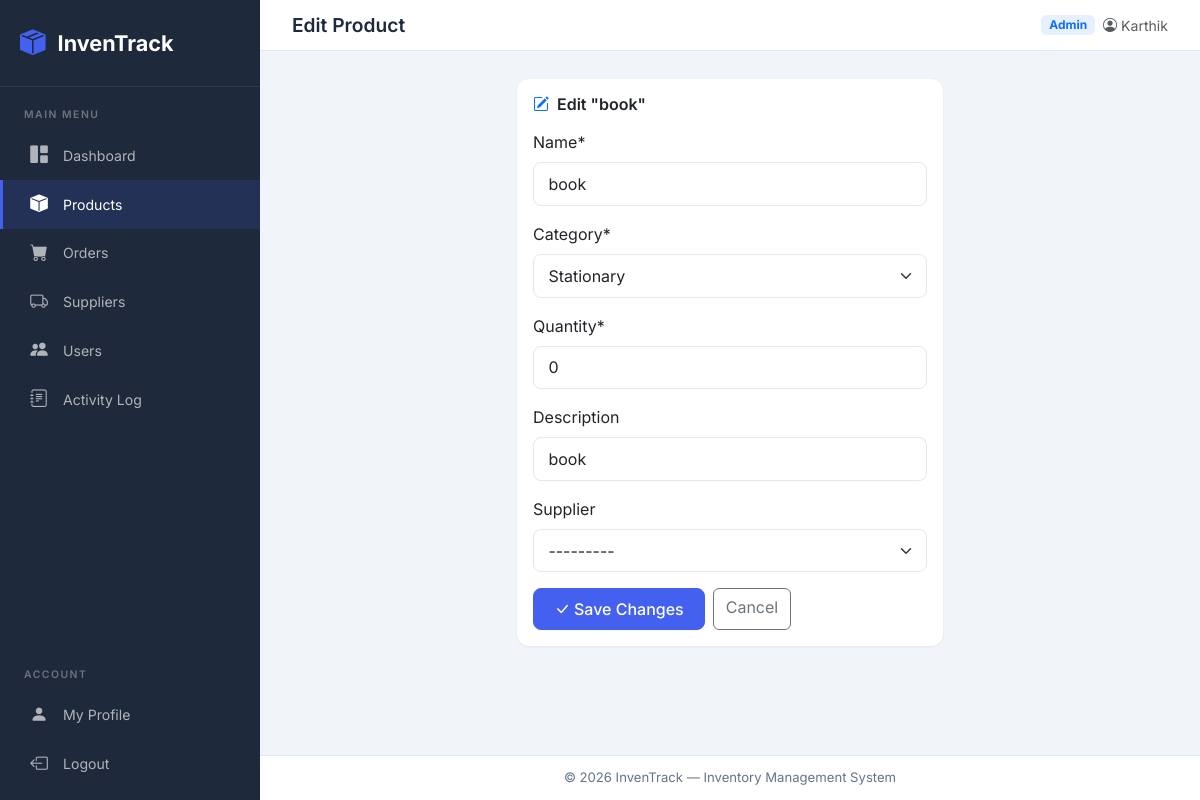
The app's page /products/1/edit/ (signed in) with its own data.
### inventory/models.py (models this page shows, shortened)
class Product(models.Model):
    name = models.CharField(max_length=100, null=True)
    category = models.CharField(max_length=20, choices=CATEGORY, null=True)
    quantity = models.PositiveIntegerField(null=True)
    description = models.CharField(max_length=200, null=True, blank=True)
    supplier = models.ForeignKey(
        Supplier, on_delete=models.SET_NULL, null=True, blank=True, related_name='products'
    )

### inventory/views.py (the view)
# urls.py: path('products/<int:pk>/edit/', views.product_edit, name='product-edit'),
@login_required
def product_edit(request, pk):
    product = get_object_or_404(Product, pk=pk)
    if request.method == 'POST':
        form = ProductForm(request.POST, instance=product)
        if form.is_valid():
            form.save()
            _log(request.user, 'PRODUCT_UPDATED', f'Updated product "{product.name}"')
            messages.success(request, f'Product "{product.name}" updated successfully!')
            return redirect('products')
    else:
        form = ProductForm(instance=product)
    context = {
        'title': 'Edit Product',
        'form': form,
        'product': product,
    }
    return render(request, 'product_edit.html', context)

### inventory/forms.py
class ProductForm(forms.ModelForm):
    class Meta:
        model = Product
        fields = ['name', 'category', 'quantity', 'description', 'supplier']

### inventory/templates/product_edit.html (shortened to what this page needs)
{% extends 'base.html' %}
{% load crispy_forms_tags %}
{% block content %}
<div class="row justify-content-center">
  <div class="col-lg-6">
    <div class="card">
      <div class="card-body">
        <h6 class="fw-semibold mb-3">
          <i class="bi bi-pencil-square me-2 text-primary"></i>Edit "{{ product.name }}"
        </h6>
        <form method="POST">
          {{ form|crispy }}
          <div class="d-flex gap-2 mt-3">
            <button type="submit" class="btn btn-primary">
              <i class="bi bi-check-lg me-1"></i>Save Changes
            </button>
            <a href="{% url 'products' %}" class="btn btn-outline-secondary">Cancel</a>
          </div>
        </form>
      </div>
    </div>
  </div>
</div>
{% endblock %}

### inventory/templates/base.html (shortened to what this page needs)
<!DOCTYPE html>
<html lang="en">
<head>
  <link href="https://cdn.jsdelivr.net/npm/bootstrap@5.3.2/dist/css/bootstrap.min.css" rel="stylesheet">
  <link href="https://cdn.jsdelivr.net/npm/bootstrap-icons@1.11.3/font/bootstrap-icons.css" rel="stylesheet">
</head>
<body>
  {% block body %}
  <aside class="sidebar" id="sidebar">
    <div class="brand">
      <i class="bi bi-box-seam-fill"></i>
      <span>InvenTrack</span>
    </div>
    <div class="nav-section">
      <div class="nav-section-title">Main Menu</div>
      <nav>
        <a href="{% url 'dash' %}" class="nav-link {% if title == 'Dashboard' %}active{% endif %}">
          <i class="bi bi-grid-1x2-fill"></i> Dashboard
        </a>
        <a href="{% url 'products' %}"
          class="nav-link {% if title == 'Products' or title == 'Edit Product' %}active{% endif %}">
          <i class="bi bi-box-fill"></i> Products
        </a>
        <a href="{% url 'orders' %}" class="nav-link {% if title == 'Orders' %}active{% endif %}">
          <i class="bi bi-cart-fill"></i> Orders
        </a>
        {% if user.is_staff and user.is_superuser %}
        <a href="{% url 'suppliers' %}"
          class="nav-link {% if 'Supplier' in title %}active{% endif %}">
          <i class="bi bi-truck"></i> Suppliers
        </a>
        <a href="{% url 'users' %}" class="nav-link {% if title == 'Users' %}active{% endif %}">
          <i class="bi bi-people-fill"></i> Users
        </a>
        <a href="{% url 'activity-log' %}" class="nav-link {% if title == 'Activity Log' %}active{% endif %}">
          <i class="bi bi-journal-text"></i> Activity Log
        </a>
        {% endif %}
      </nav>
    </div>
    <div class="nav-section mt-auto">
      <div class="nav-section-title">Account</div>
      <nav>
        <a href="{% url 'user' %}" class="nav-link {% if title == 'Profile' %}active{% endif %}">
          <i class="bi bi-person-fill"></i> My Profile
        </a>
        <a href="{% url 'logout' %}" class="nav-link">
          <i class="bi bi-box-arrow-left"></i> Logout
        </a>
      </nav>
    </div>
  </aside>
  <main class="main-content">
    <div class="top-bar">
      <div class="d-flex align-items-center gap-3">
        <h1 class="page-title">{% block page_title %}{{ title }}{% endblock %}</h1>
      </div>
      <div class="d-flex align-items-center gap-2">
        {% if user.is_superuser %}
        <span class="badge bg-primary bg-opacity-10 text-primary" style="font-size:.75rem;">Admin</span>
        {% endif %}
        <span class="text-muted" style="font-size:.88rem;">
          <i class="bi bi-person-circle me-1"></i>{{ user.get_full_name|default:user.username }}
        </span>
      </div>
    </div>
    <div class="content-area">
      {% block content %}{% endblock %}
    </div>
    <footer class="main-footer">
      &copy; 2026 InvenTrack &mdash; Inventory Management System
    </footer>
  </main>
  {% endblock body %}
</body>
</html>

### inventory/templates/base.html (style rules this page uses)
:root { --sidebar-w: 260px; --sidebar-bg: #1e293b; --sidebar-hover: #334155; --primary: #4361ee; --primary-light: #6366f1; --bg-main: #f1f5f9; --text-dark: #1e293b; --text-muted: #64748b; --success: #10b981; --warning: #f59e0b; --danger: #ef4444; --info: #06b6d4; }
* { font-family: 'Inter', sans-serif; }
body { background: var(--bg-main); min-height: 100vh; }
.sidebar { width: var(--sidebar-w); background: var(--sidebar-bg); min-height: 100vh; position: fixed; top: 0; left: 0; z-index: 1000; transition: transform .3s ease; display: flex; flex-direction: column; }
.sidebar .brand { padding: 1.5rem 1.25rem; color: #fff; font-size: 1.35rem; font-weight: 700; border-bottom: 1px solid rgba(255, 255, 255, .08); display: flex; align-items: center; gap: .75rem; }
.sidebar .brand i { font-size: 1.6rem; color: var(--primary); }
.sidebar .nav-section { padding: .75rem 0; }
.sidebar .nav-section-title { padding: .5rem 1.5rem; font-size: .65rem; text-transform: uppercase; letter-spacing: 1.5px; color: rgba(255, 255, 255, .35); font-weight: 600; }
.sidebar .nav-link { color: rgba(255, 255, 255, .65); padding: .7rem 1.5rem; display: flex; align-items: center; gap: .75rem; transition: all .2s; border-left: 3px solid transparent; font-size: .88rem; text-decoration: none; }
.sidebar .nav-link.active { color: #fff; background: rgba(67, 97, 238, .15); border-left-color: var(--primary); }
.sidebar .nav-link i { font-size: 1.1rem; width: 24px; text-align: center; }
.main-content { margin-left: var(--sidebar-w); min-height: 100vh; display: flex; flex-direction: column; }
.top-bar { background: #fff; padding: .85rem 2rem; border-bottom: 1px solid #e2e8f0; display: flex; justify-content: space-between; align-items: center; position: sticky; top: 0; z-index: 500; }
.top-bar .page-title { font-size: 1.2rem; font-weight: 600; color: var(--text-dark); margin: 0; }
.content-area { padding: 1.75rem 2rem; flex: 1; }
.card { border: none; border-radius: 12px; box-shadow: 0 1px 3px rgba(0, 0, 0, .06); transition: box-shadow .2s; }
.btn-primary { background: var(--primary); border-color: var(--primary); border-radius: 8px; padding: .5rem 1.25rem; font-weight: 500; }
.form-control, .form-select { border-radius: 8px; border: 1.5px solid #e2e8f0; padding: .55rem .9rem; }
.main-footer { background: #fff; padding: .75rem 2rem; border-top: 1px solid #e2e8f0; color: var(--text-muted); font-size: .82rem; text-align: center; }

### records on screen
Product: name "book", category "Stationary", quantity "0", description "book", supplier "---------"

### other values on screen
{{ title }} "Edit Product"
{{ user.get_full_name|default:user.username }} "Karthik"
